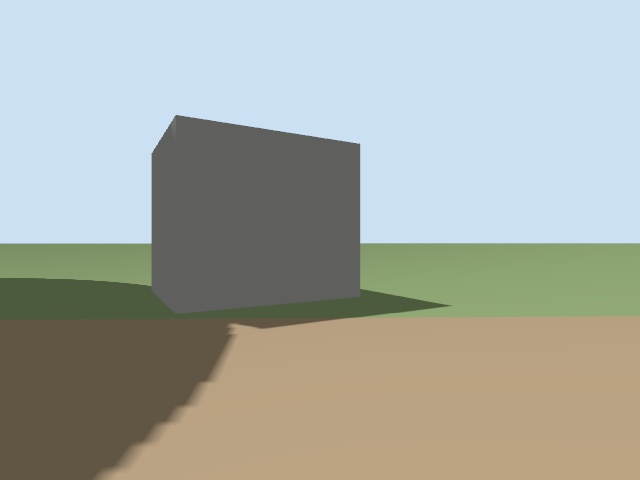
#> input picture .run/probe_raw.jpg, 640 x 480 px
$ python -i image_processor.py   (imports and definitions only)
#> lines starting #> are read from the running program, lines starting #| are printed output that depends on the picture; after the words box and inside, x2 and y2 are one past the last pixel; in counts of white or black regions, pixels touching at a corner belong together
### src/naviguard_perception/naviguard_perception/trajectory_projector.py
"""Dynamic Reversing-Camera Trajectory Projector and Clearance Checker.

Computes curved vehicle trajectory guidelines based on steering curvature and vehicle width,
evaluates obstacle collision and clearance along the path, and renders automotive-grade
dynamic guidelines with distance markers and PASS/BLOCKED indicators onto camera frames.
"""

import math
from typing import List, Tuple, Dict, Any, Optional
import cv2
import numpy as np


class TrajectoryProjector:
    """Projects dynamic steering guidelines and evaluates passage clearance."""

    # Vehicle physical geometry (naviguard URDF: width=0.48m, length=0.56m)
    VEHICLE_WIDTH_M: float = 0.48
    VEHICLE_LENGTH_M: float = 0.56
    FRONT_BUMPER_X_M: float = 0.28
    INSCRIBED_RADIUS_M: float = 0.24
    SAFETY_MARGIN_M: float = 0.10
    MIN_CLEARANCE_M: float = 0.05

    # Nominal and tight passage thresholds
    NOMINAL_PASSAGE_M: float = 0.68   # 0.48 + 2 * 0.10
    TIGHT_PASSAGE_M: float = 0.58     # 0.48 + 2 * 0.05

    def __init__(
        self,
        camera_height_m: float = 0.26,
        camera_pitch_rad: float = 0.05,
        hfov_deg: float = 80.0,
    ) -> None:
        self.camera_height_m = camera_height_m
        self.camera_pitch_rad = camera_pitch_rad
        self.hfov_deg = hfov_deg

    # [337 lines left out: functions project_ground_to_pixel, project_pixel_to_ground, generate_trajectory_points, evaluate_trajectory_clearance, render_reversing_overlay, not called in this run]

### src/naviguard_perception/naviguard_perception/image_processor.py
"""Modular Image Processing and Visual Diagnostic Pipeline for NAVIGUARD UGV.

Provides outdoor visual enhancement, structural edge detection,
ground traversability region indication, and diagnostic telemetry overlays.
Designed as a modular preprocessing foundation for future AI perception,
segmentation, and visual localization models.
"""

import math
import time
from typing import Any, Dict, List, Optional, Tuple
import cv2
import numpy as np

from naviguard_perception.trajectory_projector import TrajectoryProjector


class ImageProcessorConfig:
    """Configuration parameters for the perception image processor."""

    def __init__(
        self,
        display_mode: str = 'overlay',
        enable_clahe: bool = True,
        clahe_clip_limit: float = 2.0,
        clahe_grid_size: int = 8,
        canny_low_threshold: int = 50,
        canny_high_threshold: int = 150,
        gaussian_blur_ksize: int = 5,
        ground_roi_top_ratio: float = 0.60,
        ground_roi_bottom_ratio: float = 0.98,
        ground_roi_top_width_ratio: float = 0.50,
        ground_roi_bottom_width_ratio: float = 0.90,
        self_mask_height_ratio: float = 0.15,
    ) -> None:
        self.display_mode = display_mode  # 'overlay' or 'side_by_side'
        self.enable_clahe = enable_clahe
        self.clahe_clip_limit = clahe_clip_limit
        self.clahe_grid_size = clahe_grid_size
        self.canny_low_threshold = canny_low_threshold
        self.canny_high_threshold = canny_high_threshold
        self.gaussian_blur_ksize = gaussian_blur_ksize
        self.ground_roi_top_ratio = ground_roi_top_ratio
        self.ground_roi_bottom_ratio = ground_roi_bottom_ratio
        self.ground_roi_top_width_ratio = ground_roi_top_width_ratio
        self.ground_roi_bottom_width_ratio = ground_roi_bottom_width_ratio
        self.self_mask_height_ratio = self_mask_height_ratio


class ImageProcessor:
    """Core image processing class for NAVIGUARD perception."""

    def __init__(self, config: Optional[ImageProcessorConfig] = None) -> None:
        self.config = config or ImageProcessorConfig()
        self._clahe = cv2.createCLAHE(
            clipLimit=self.config.clahe_clip_limit,
            tileGridSize=(self.config.clahe_grid_size, self.config.clahe_grid_size),
        )
        self.trajectory_projector = TrajectoryProjector()

    def enhance_outdoor_lighting(self, bgr_image: np.ndarray) -> np.ndarray:
        """Enhance outdoor contrast and handle harsh sun/shadows using CLAHE in LAB space.

        Applies equalization strictly to the L (luminance) channel to avoid color distortion.
        """
        if not self.config.enable_clahe:
            return bgr_image.copy()

        lab = cv2.cvtColor(bgr_image, cv2.COLOR_BGR2LAB)
        l_channel, a_channel, b_channel = cv2.split(lab)
        enhanced_l = self._clahe.apply(l_channel)
        merged_lab = cv2.merge((enhanced_l, a_channel, b_channel))
        return cv2.cvtColor(merged_lab, cv2.COLOR_LAB2BGR)

    def extract_structural_edges(self, bgr_image: np.ndarray) -> np.ndarray:
        """Extract structural edge map for obstacle detection and terrain boundary analysis.

        Excludes the lower self-robot vehicle chassis/bumper region.
        """
        h, w = bgr_image.shape[:2]
        gray = cv2.cvtColor(bgr_image, cv2.COLOR_BGR2GRAY)

        # Self-robot mask: prevent artificial gradient at boundary
        mask_y = h
        if self.config.self_mask_height_ratio > 0.0:
            mask_y = int(h * (1.0 - self.config.self_mask_height_ratio))
            if 0 < mask_y < h:
                gray[mask_y:, :] = gray[mask_y - 1:mask_y, :]

        ksize = self.config.gaussian_blur_ksize
        if ksize % 2 == 0:
            ksize += 1
        blurred = cv2.GaussianBlur(gray, (ksize, ksize), 0)
        edges = cv2.Canny(
            blurred,
            self.config.canny_low_threshold,
            self.config.canny_high_threshold,
        )

        if self.config.self_mask_height_ratio > 0.0:
            edges[mask_y:, :] = 0

        return edges

    def get_ground_roi_polygon(self, height: int, width: int) -> np.ndarray:
        """Compute the ground-plane traversability corridor polygon in camera perspective."""
        y_top = int(height * self.config.ground_roi_top_ratio)
        max_bottom_ratio = 1.0 - self.config.self_mask_height_ratio if self.config.self_mask_height_ratio > 0.0 else 1.0
        effective_bottom_ratio = min(self.config.ground_roi_bottom_ratio, max_bottom_ratio)
        y_bottom = int(height * effective_bottom_ratio)

        top_half_w = int((width * self.config.ground_roi_top_width_ratio) / 2)
        bottom_half_w = int((width * self.config.ground_roi_bottom_width_ratio) / 2)
        cx = width // 2

        pts = np.array([
            [cx - top_half_w, y_top],
            [cx + top_half_w, y_top],
            [cx + bottom_half_w, y_bottom],
            [cx - bottom_half_w, y_bottom],
        ], dtype=np.int32)
        return pts

    def analyze_ground_region(
        self,
        bgr_image: np.ndarray,
        edge_map: np.ndarray,
        ground_pts: np.ndarray,
    ) -> Dict[str, float]:
        """Compute visual statistics within the ground traversability ROI."""
        mask = np.zeros(bgr_image.shape[:2], dtype=np.uint8)
        cv2.fillPoly(mask, [ground_pts], 255)

        # Ensure self-robot region is excluded from ground ROI
        if self.config.self_mask_height_ratio > 0.0:
            mask_y = int(bgr_image.shape[0] * (1.0 - self.config.self_mask_height_ratio))
            mask[mask_y:, :] = 0

        roi_pixels = cv2.countNonZero(mask)
        if roi_pixels == 0:
            return {'mean_brightness': 0.0, 'edge_density': 0.0}

        gray = cv2.cvtColor(bgr_image, cv2.COLOR_BGR2GRAY)
        mean_brightness = float(cv2.mean(gray, mask=mask)[0])

        edge_pixels = cv2.countNonZero(cv2.bitwise_and(edge_map, edge_map, mask=mask))
        edge_density = float(edge_pixels) / float(roi_pixels)

        return {
            'mean_brightness': mean_brightness,
            'edge_density': edge_density,
            'roi_area_px': roi_pixels,
        }

    def render_overlay_view(
        self,
        enhanced_bgr: np.ndarray,
        edge_map: np.ndarray,
        ground_pts: np.ndarray,
        metadata: Dict[str, Any],
        ground_stats: Dict[str, float],
    ) -> np.ndarray:
        """Render single-frame augmented perception display with ROI and telemetry HUD."""
        h, w = enhanced_bgr.shape[:2]
        canvas = enhanced_bgr.copy()

        # 1. Overlay translucent ground traversability zone
        overlay = canvas.copy()
        cv2.fillPoly(overlay, [ground_pts], (30, 180, 50))  # Translucent green corridor
        cv2.addWeighted(overlay, 0.25, canvas, 0.75, 0, canvas)
        cv2.polylines(canvas, [ground_pts], isClosed=True, color=(0, 255, 120), thickness=2)

        # Indicate self-robot mask zone if active
        if self.config.self_mask_height_ratio > 0.0:
            mask_y = int(h * (1.0 - self.config.self_mask_height_ratio))
            cv2.rectangle(canvas, (0, mask_y), (w, h), (30, 30, 35), -1)
            cv2.line(canvas, (0, mask_y), (w, mask_y), (80, 80, 100), 1)
            cv2.putText(canvas, "[SELF-ROBOT MASK ACTIVE]", (w // 2 - 80, mask_y + 16),
                        cv2.FONT_HERSHEY_SIMPLEX, 0.35, (160, 160, 180), 1, cv2.LINE_AA)

        # Horizon / ground threshold line
        y_top = ground_pts[0][1]
        cv2.line(canvas, (0, y_top), (w, y_top), (0, 200, 255), 1, cv2.LINE_AA)

        # 2. Highlight structural obstacle edges in orange/red
        edge_mask = edge_map > 0
        if np.any(edge_mask):
            canvas[edge_mask] = (0, 80, 255)

        # 3. Draw HUD telemetry banners
        self._render_hud(canvas, h, w, metadata, ground_stats)
        return canvas

    # [27 lines left out: function render_side_by_side_view, not called in this run]

    def _render_hud(
        self,
        canvas: np.ndarray,
        h: int,
        w: int,
        metadata: Dict[str, Any],
        ground_stats: Dict[str, float],
        is_wide: bool = False,
    ) -> None:
        """Render top and bottom telemetry information banners onto canvas."""
        font = cv2.FONT_HERSHEY_SIMPLEX
        scale_small = 0.38
        scale_title = 0.44
        color_white = (240, 240, 240)
        color_yellow = (0, 230, 255)
        color_green = (80, 255, 80)
        color_cyan = (255, 230, 100)

        # Top banner background (semi-transparent dark bar)
        top_bar_h = 46
        cv2.rectangle(canvas, (0, 0), (w, top_bar_h), (18, 18, 22), -1)
        cv2.line(canvas, (0, top_bar_h), (w, top_bar_h), (70, 70, 80), 1)

        frame_idx = metadata.get('frame_idx', 0)
        frame_id = metadata.get('frame_id', 'camera_link')
        short_frame_id = frame_id.split('/')[-1] if '/' in frame_id else frame_id
        stamp_sec = metadata.get('stamp_sec', 0)
        stamp_nanosec = metadata.get('stamp_nanosec', 0)

        # Top line: Title (left) & Performance (right)
        title_text = f"NAVIGUARD PERCEPTION V1 | Frame #{frame_idx}"
        cv2.putText(canvas, title_text, (8, 18), font, scale_title, color_yellow, 1, cv2.LINE_AA)

        input_fps = metadata.get('input_fps', 0.0)
        proc_latency_ms = metadata.get('proc_latency_ms', 0.0)
        proc_fps = metadata.get('proc_fps', 0.0)
        perf_text = f"In: {input_fps:.1f} FPS | Lat: {proc_latency_ms:.1f}ms | Cap: {proc_fps:.0f} FPS"
        t_sz, _ = cv2.getTextSize(perf_text, font, scale_small, 1)
        cv2.putText(canvas, perf_text, (max(w - t_sz[0] - 8, 300), 18), font, scale_small, color_green, 1, cv2.LINE_AA)

        # Second line: Sim time & Dimensions (left) & Frame ID (right)
        sim_time_str = f"Sim: {stamp_sec}.{stamp_nanosec // 1000000:03d}s | Dim: {metadata.get('orig_w', 640)}x{metadata.get('orig_h', 480)}"
        cv2.putText(canvas, sim_time_str, (8, 37), font, scale_small, color_white, 1, cv2.LINE_AA)

        frame_str = f"Frame: {short_frame_id}"
        f_sz, _ = cv2.getTextSize(frame_str, font, scale_small, 1)
        cv2.putText(canvas, frame_str, (max(w - f_sz[0] - 8, 300), 37), font, scale_small, color_cyan, 1, cv2.LINE_AA)

        # Bottom banner background
        bottom_bar_h = 24
        cv2.rectangle(canvas, (0, h - bottom_bar_h), (w, h), (18, 18, 22), -1)
        cv2.line(canvas, (0, h - bottom_bar_h), (w, h - bottom_bar_h), (70, 70, 80), 1)

        # Bottom Left: Camera Intrinsics
        fx = metadata.get('fx')
        fy = metadata.get('fy')
        cx = metadata.get('cx')
        cy = metadata.get('cy')
        if fx is not None and cx is not None:
            calib_str = f"K: fx={fx:.1f} fy={fy:.1f} cx={cx:.1f} cy={cy:.1f}"
        else:
            calib_str = "K: Waiting for /camera/camera_info..."
        cv2.putText(canvas, calib_str, (8, h - 7), font, scale_small, (210, 210, 210), 1, cv2.LINE_AA)

        # Bottom Right: Ground ROI indicators
        mean_br = ground_stats.get('mean_brightness', 0.0)
        edge_dens = ground_stats.get('edge_density', 0.0) * 100.0
        ground_text = f"Ground: Brightness={mean_br:.1f} | Edge={edge_dens:.1f}%"
        gt_size, _ = cv2.getTextSize(ground_text, font, scale_small, 1)
        cv2.putText(canvas, ground_text, (max(w - gt_size[0] - 8, 300), h - 7), font, scale_small, (140, 240, 140), 1, cv2.LINE_AA)

    def process_frame(
        self,
        bgr_image: np.ndarray,
        metadata: Optional[Dict[str, Any]] = None,
    ) -> Tuple[np.ndarray, Dict[str, Any]]:
        """Execute deterministic perception pipeline on incoming camera image.

        Args:
            bgr_image: Input BGR image numpy array.
            metadata: Context dictionary containing timestamps, frame_id, camera_info, etc.

        Returns:
            Tuple of (processed_bgr_image, diagnostics_dict).
        """
        start_time = time.perf_counter()
        meta = metadata.copy() if metadata else {}

        h, w = bgr_image.shape[:2]
        meta['orig_h'] = h
        meta['orig_w'] = w

        # 1. Outdoor lighting enhancement
        enhanced_bgr = self.enhance_outdoor_lighting(bgr_image)

        # 2. Structural & obstacle edge extraction
        edge_map = self.extract_structural_edges(enhanced_bgr)

        # 3. Ground corridor ROI calculation & analysis
        ground_pts = self.get_ground_roi_polygon(h, w)
        ground_stats = self.analyze_ground_region(enhanced_bgr, edge_map, ground_pts)

        # 4. Render diagnostic visualization based on configured mode
        if self.config.display_mode == 'side_by_side':
            debug_image = self.render_side_by_side_view(
                enhanced_bgr, edge_map, ground_pts, meta, ground_stats
            )
        else:
            debug_image = self.render_overlay_view(
                enhanced_bgr, edge_map, ground_pts, meta, ground_stats
            )

        elapsed_ms = (time.perf_counter() - start_time) * 1000.0

        diagnostics = {
            'processing_latency_ms': elapsed_ms,
            'ground_stats': ground_stats,
            'image_height': h,
            'image_width': w,
            'enhanced': self.config.enable_clahe,
        }

        return debug_image, diagnostics

    # [569 lines left out: functions generate_segmentation_view, generate_unified_perception_view, generate_heatmap_view, not called in this run]

>>> import cv2
>>> picture = cv2.imread('../../../.run/probe_raw.jpg')
#> picture is the input picture: shape (480, 640, 3); mean B, G, R 164.8, 170.9, 166.2
>>> result = ImageProcessor().process_frame(picture)
#> in enhance_outdoor_lighting, `l_channel, a_channel, b_channel = cv2.split(lab)`:
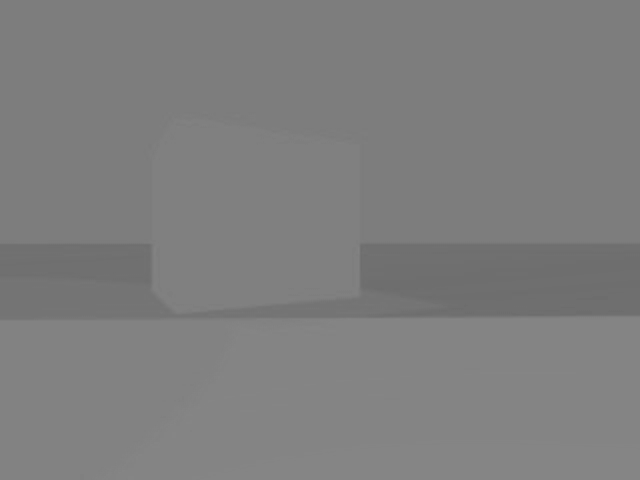
#> a_channel: shape (480, 640); min 108, max 133, mean 126.1
#> in enhance_outdoor_lighting, `l_channel, a_channel, b_channel = cv2.split(lab)`:
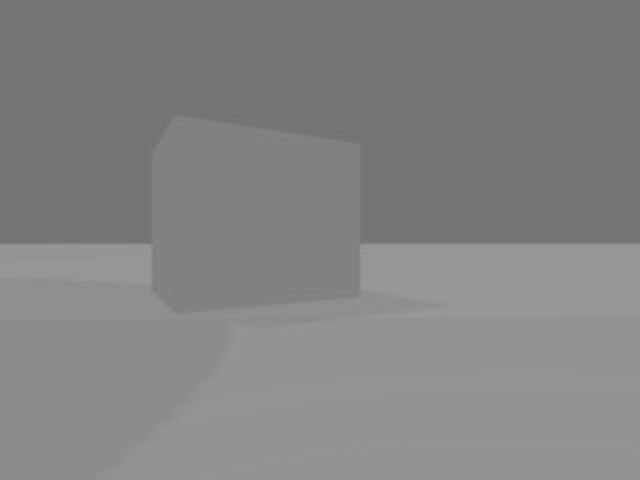
#> b_channel: shape (480, 640); min 114, max 154, mean 131
#> in extract_structural_edges, `gray[mask_y:, :] = gray[mask_y - 1:mask_y, :]`:
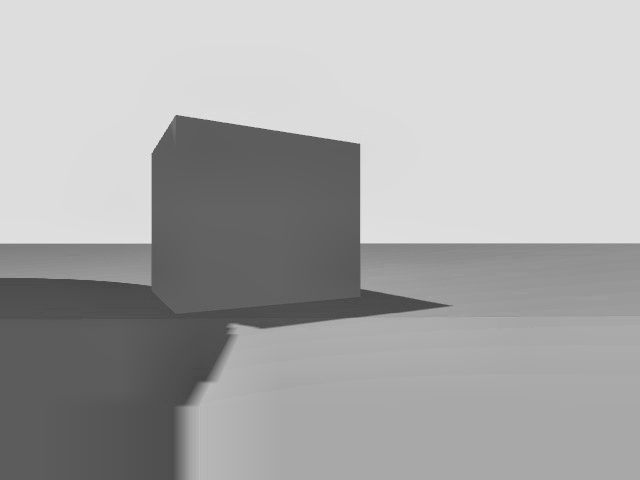
#> gray: shape (480, 640); min 66, max 229, mean 169.3
#> in extract_structural_edges, `edges = cv2.Canny( blurred, self.config.canny_low_threshold, self.conf..`:
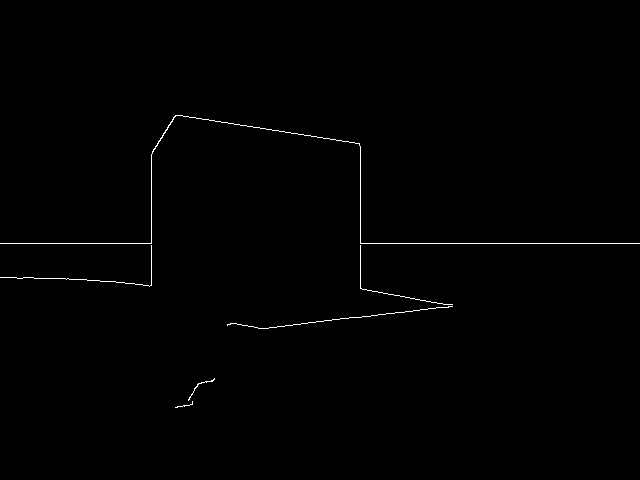
#> edges: shape (480, 640); 0.49% white in thin lines or dots, all inside (x1, y1, x2, y2) = (0, 115, 640, 408)
#> in analyze_ground_region, `cv2.fillPoly(mask, [ground_pts], 255)`:
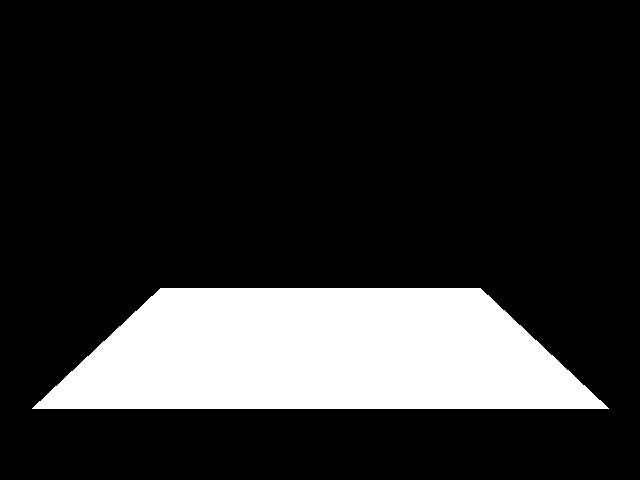
#> mask: shape (480, 640); 17.7% white; 1 white region, box (x1, y1, x2, y2) and area: (32, 288, 609, 409) 54337
#> in analyze_ground_region, `mean_brightness = float(cv2.mean(gray, mask=mask)[0])`: mean_brightness = 137.3
#> in analyze_ground_region, `edge_pixels = cv2.countNonZero(cv2.bitwise_and(edge_map, edge_map, mas..`: edge_pixels = 392
#> in analyze_ground_region, `edge_density = float(edge_pixels) / float(roi_pixels)`: edge_density = 0.00729
#> in process_frame, `ground_stats = self.analyze_ground_region(enhanced_bgr, edge_map, grou..`: ground_stats = {'mean_brightness': 137.3, 'edge_density': 0.00729, 'roi_area_px': 53760}
#> in render_overlay_view, `cv2.fillPoly(overlay, [ground_pts], (30, 180, 50))`:
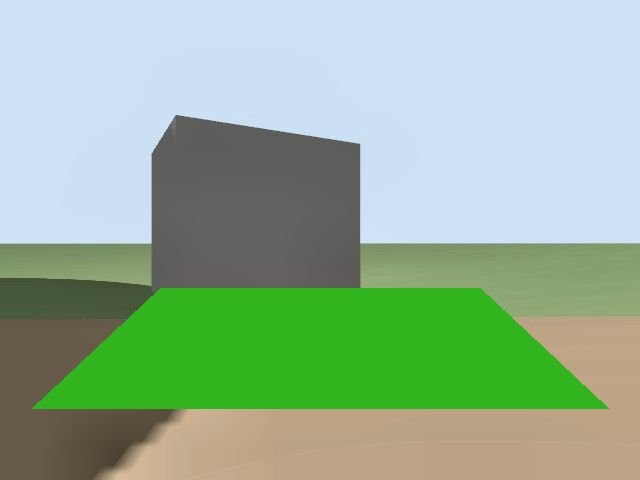
#> overlay: shape (480, 640, 3); mean B, G, R 152.3, 179.6, 149.8
#> in _render_hud, `mean_br = ground_stats.get('mean_brightness', 0.0)`: mean_br = 137.3
#> in _render_hud, `edge_dens = ground_stats.get('edge_density', 0.0) * 100.0`: edge_dens = 0.729
#> in _render_hud, `ground_text = f"Ground: Brightness={mean_br:.1f} | Edge={edge_dens:.1f..`: ground_text = 'Ground: Brightness=137.3 | Edge=0.7%'
#> in _render_hud, `gt_size, _ = cv2.getTextSize(ground_text, font, scale_small, 1)`: gt_size = (240, 9)
#> in _render_hud, `cv2.putText(canvas, ground_text, (max(w - gt_size[0] - 8, 300), h - 7)..`:
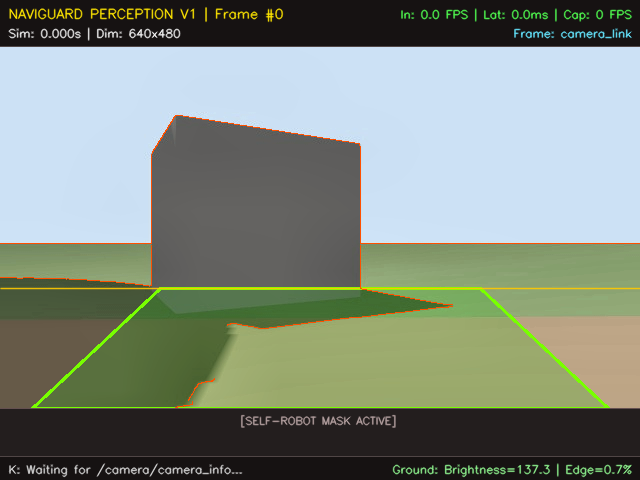
#> canvas: shape (480, 640, 3); mean B, G, R 126.8, 138.9, 127.9

$ run again, on .run/probe_percept.jpg
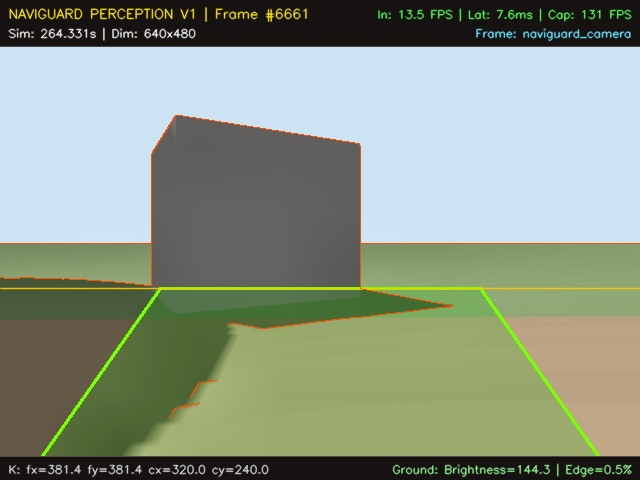
#> input picture .run/probe_percept.jpg, 640 x 480 px
#> picture is the input picture: shape (480, 640, 3); mean B, G, R 133.5, 151.5, 138.9
#> lab: shape (480, 640, 3); mean of channels 0, 1, 2 153.2, 121.1, 136.4
#> merged_lab: shape (480, 640, 3); mean of channels 0, 1, 2 154.1, 121.1, 136.4
#> in extract_structural_edges, `edges[mask_y:, :] = 0`:
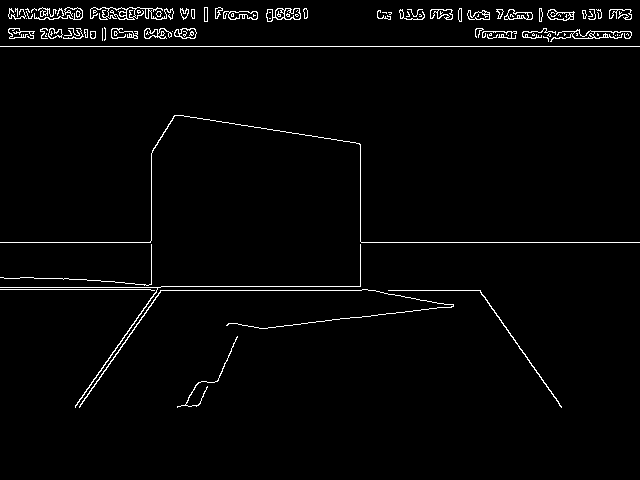
#> edges: shape (480, 640); 2.3% white in thin lines or dots, all inside (x1, y1, x2, y2) = (0, 7, 640, 408)
#> mask: shape (480, 640); 17.7% white; 1 white region, box (x1, y1, x2, y2) and area: (32, 288, 609, 409) 54337
#> mean_brightness = 134.7
#> edge_pixels = 1370
#> edge_density = 0.0255
#> ground_stats = {'mean_brightness': 134.7, 'edge_density': 0.0255, 'roi_area_px': 53760}
#> overlay: shape (480, 640, 3); mean B, G, R 124.1, 158.2, 126.4
#> mean_br = 134.7
#> edge_dens = 2.55
#> ground_text = 'Ground: Brightness=134.7 | Edge=2.5%'
#> gt_size = (240, 9)
#> in _render_hud, `cv2.putText(canvas, ground_text, (max(w - gt_size[0] - 8, 300), h - 7)..`:
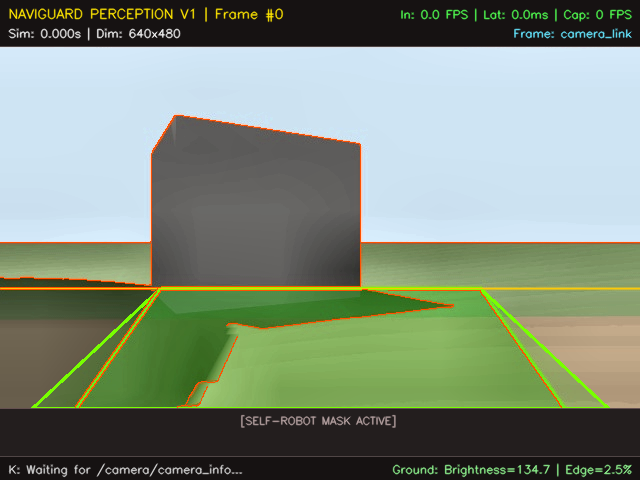
#> canvas: shape (480, 640, 3); mean B, G, R 122.2, 140, 126
